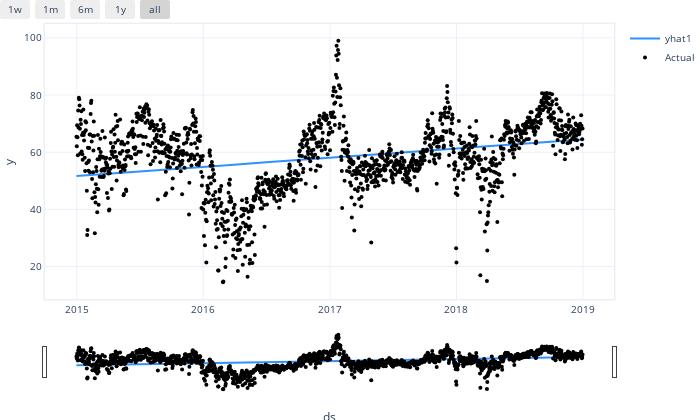

Notebook cell for this chart:
### Code cell
m.plot(forecast)

### Figure 1 — Plotly figure (JSON) as saved in the notebook; plotly's stock layout.template omitted (floating-point values rounded to 4 significant figures; data arrays with more than 128 entries replaced by an {"elided": "..."} marker saying what was removed)
{"data": [{"fill": "none", "line": {"color": "rgba(45, 146, 255, 1.0)", "width": 2}, "mode": "lines", "name": "yhat1", "type": "scatter", "x": {"elided": "1462 str values"}, "y": {"elided": "1462 float values"}}, {"marker": {"color": "black", "size": 4}, "mode": "markers", "name": "Actual", "type": "scatter", "x": {"elided": "1462 str values"}, "y": {"elided": "1462 float values"}}], "layout": {"autosize": true, "font": {"size": 10}, "height": 420, "hovermode": "x unified", "margin": {"b": 0, "l": 0, "pad": 0, "r": 10, "t": 10}, "showlegend": true, "title": {"font": {"size": 12}}, "width": 700, "xaxis": {"autorange": true, "linewidth": 1.5, "mirror": true, "range": ["2014-10-01 03:49:07.795", "2019-03-31 20:10:52.205"], "rangeselector": {"buttons": [{"count": 7, "label": "1w", "step": "day", "stepmode": "backward"}, {"count": 1, "label": "1m", "step": "month", "stepmode": "backward"}, {"count": 6, "label": "6m", "step": "month", "stepmode": "backward"}, {"count": 1, "label": "1y", "step": "year", "stepmode": "backward"}, {"step": "all"}]}, "rangeslider": {"autorange": true, "range": ["2014-10-01 03:49:07.795", "2019-03-31 20:10:52.205"], "visible": true, "yaxis": {"_template": null, "rangemode": "match"}}, "showline": true, "title": {"text": "ds"}, "type": "date"}, "yaxis": {"autorange": true, "linewidth": 1.5, "mirror": true, "range": [8.651, 104.8], "showline": true, "title": {"text": "y"}, "type": "linear"}}}
